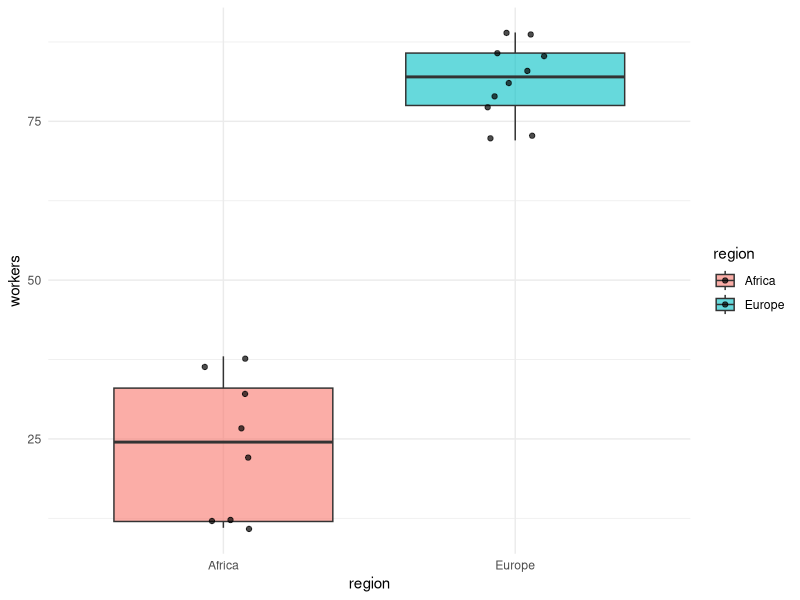
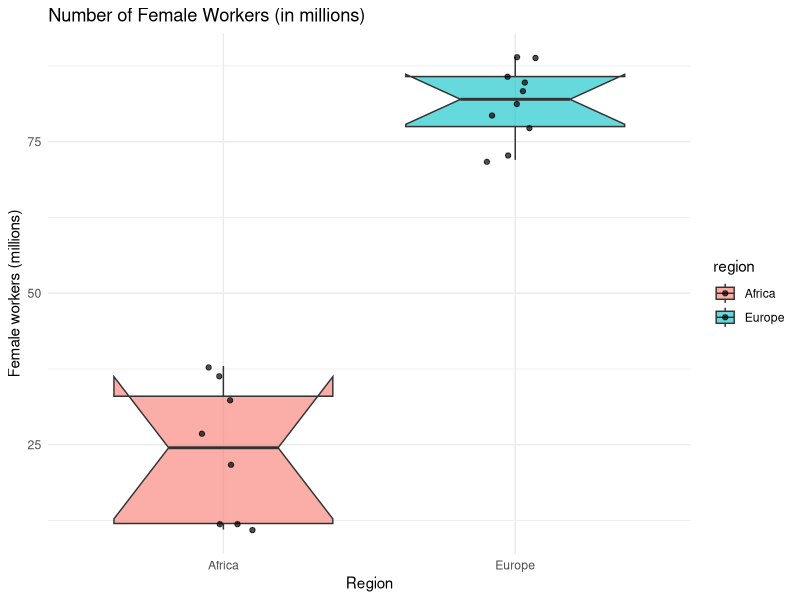
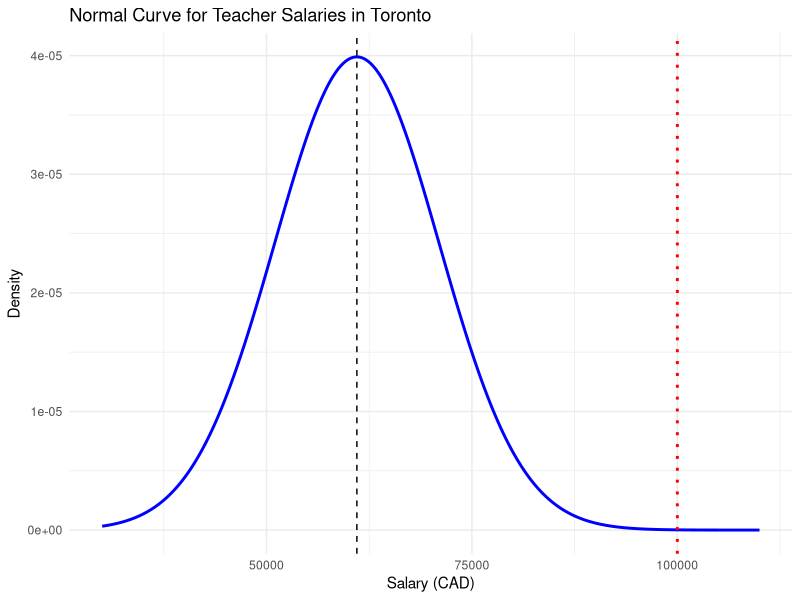
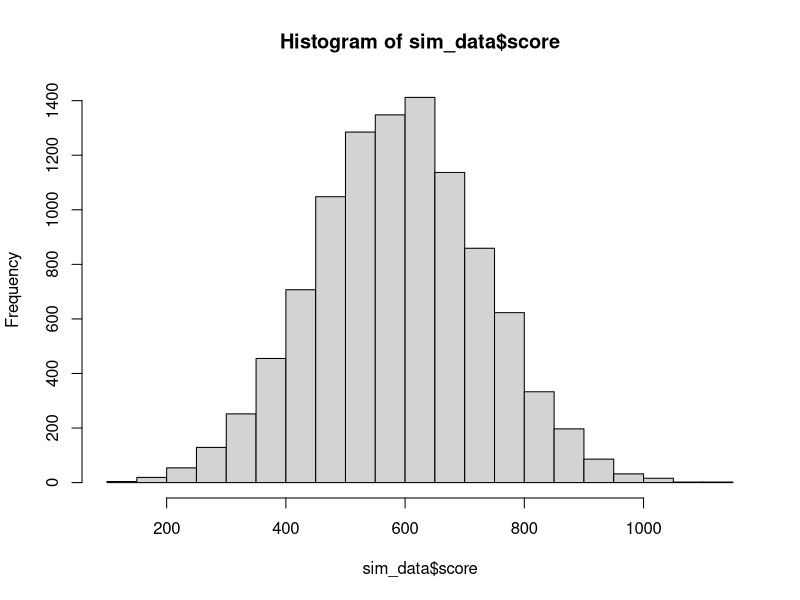
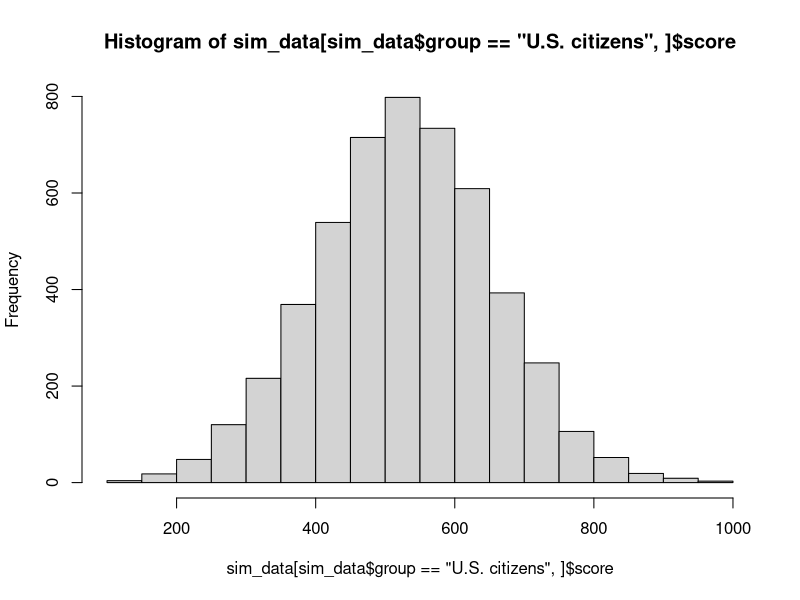
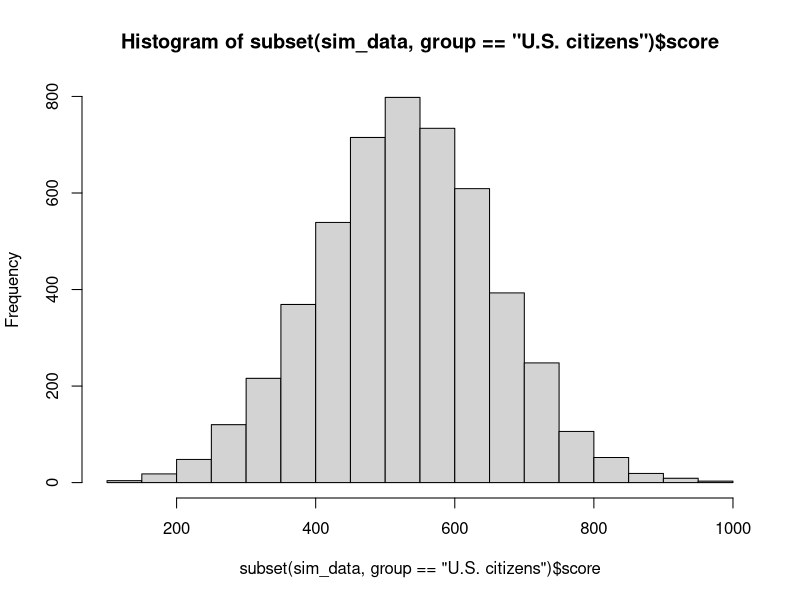
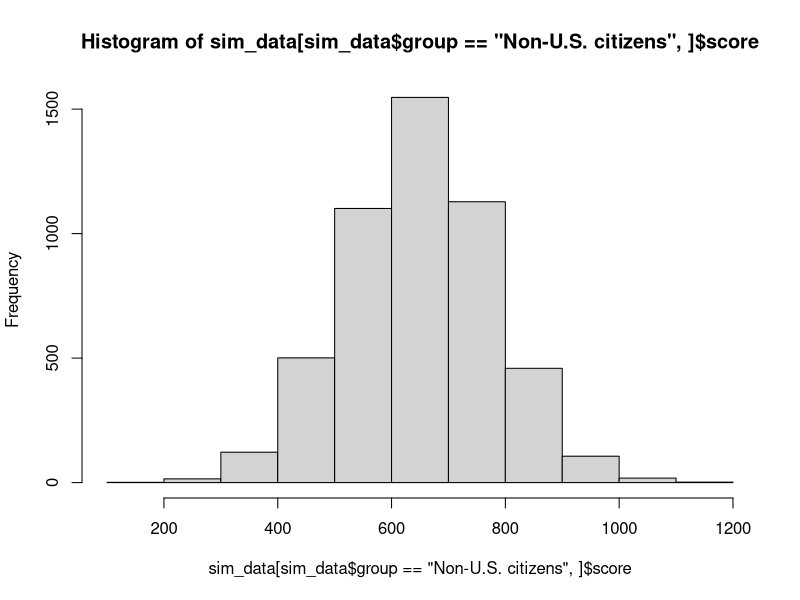
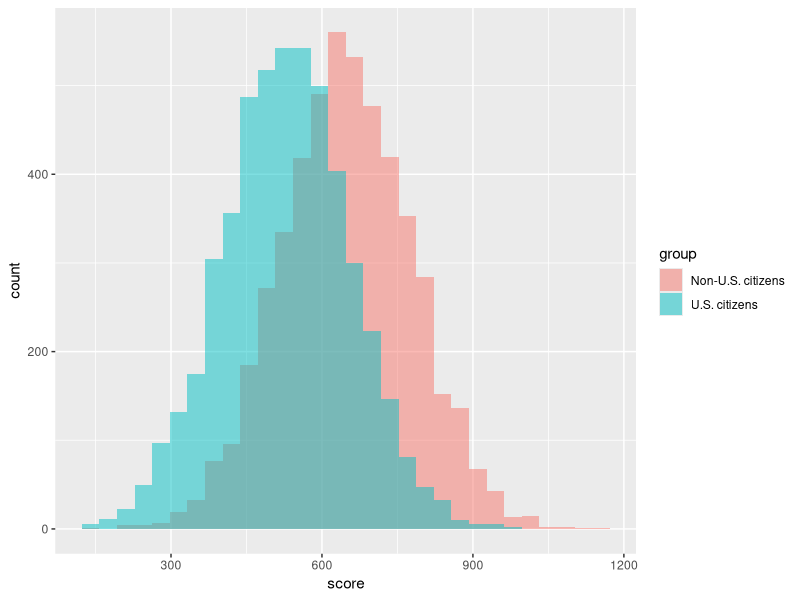

Reproduce these figures in R, in order.
##### General comment:
### I won't go over the basics of ggplot in this class, but we use it for visualisation.
### If you already understand the basics of the current code, # but not the ggplot parts,
### here is an excellent introduction on how to use ggplot for data visualisation: https://r4ds.hadley.nz/data-visualize.html
### I will quickly go over this ggplot material in a future course

# solution from the quiz (in-class exercice)

dataset <- c(20, 40, 5, 15, 10, 25, 20, 35, 30)

mean(dataset)
median(dataset)
mode(dataset) # doesn't do that... check the help() function!
# try googling it! how to calculate a mode in R?
# we use a "estimate_mode" function later, that I got from ChatGPT

Mode <- function(x) {
  ux <- unique(x)
  ux[which.max(tabulate(match(x, ux)))]
}

Mode(dataset)

sd(dataset) # is this using n or n-1? what's the difference?

# what if I add an outlier? see last optional example below
# an exercice could be to edit the dataset including the outlier (75) and calculate the descriptives again

# Now, let's take the examples from the book, 3.22, 3.23 & 3.74

library(tidyverse) # for data handling (dplyr), the pipe operator, and plotting (ggplot2)

# to make sure you're using function from a given library, use dplyr::filter()

# ------------ 3.22 ------------
# A report published by a survey agency on the number of female workers (in millions) 
# in each country revealed the following data. 
#
# For Western Europe, the values were as follows: 
#   - Germany: 86 
#   - Norway: 89 
#   - France: 72 
#   - Ireland: 77 
#   - Finland: 81 
#   - Greece: 85 
#   - United Kingdom: 89 
#   - Belgium: 73 
#   - Italy: 79 
#   - Denmark: 83 
#
# For Africa, the values reported were as follows: 
#   - Congo: 32 
#   - Sudan: 12 
#   - Botswana: 11 
#   - Kenya: 36 
#   - Ghana: 22 
#   - Zimbabwe: 27 
#   - Madagascar: 12 
#   - Zambia: 38

# a) Calculate the mean for the two sets of nations. Which
# set of nations has a higher number of female workers?

# b) Find the standard deviation for the two sets of nations.
# Which set has a larger spread of scores and why?


# create a vector for both continents
# Western Europe data
europe <- c(Germany = 86, Norway = 89, France = 72, Ireland = 77, 
            Finland = 81, Greece = 85, UK = 89, Belgium = 73, 
            Italy = 79, Denmark = 83)

# Africa data
africa <- c(Congo = 32, Sudan = 12, Botswana = 11, Kenya = 36, 
            Ghana = 22, Zimbabwe = 27, Madagascar = 12, Zambia = 38)


# (a) Calculate the mean for each region
mean_europe <- mean(europe)
mean_africa <- mean(africa)


# equivalent to sum(europe)/length(europe)
mean_europe
mean_africa

# (b) Calculate the standard deviation for each region, if this is a sample
sd_europe <- sd(europe)
sd_africa <- sd(africa)

# equivalent to doing it 'by hand':
dev <- europe - mean(europe) # this would be the deviations from the mean (see how we have one value per country) -> print(dev)
ssd <- sum(dev^2) # sum of squares dev
variance <- ssd / (length(europe)-1) #n-1 if this is a sample
sqrt(variance)

sd_europe
sd_africa

# putting everything in a dataframe for visualization
df <- data.frame(
  region = c(rep("Europe", length(europe)), rep("Africa", length(africa))),
  country = c(names(europe), names(africa)),
  workers = c(europe, africa)
)

# Boxplot to compare distributions
ggplot(df, aes(x = region, y = workers, fill = region)) +
  geom_boxplot(alpha = 0.6) +
  geom_jitter(width = 0.1, alpha = 0.7) +   # add points for each country
  theme_minimal()

ggplot(df, aes(x = region, y = workers, fill = region)) +
  geom_boxplot(alpha = 0.6, notch = T) +
  geom_jitter(width = 0.1, alpha = 0.7) +   # add points for each country
  labs(title = "Number of Female Workers (in millions)",
       y = "Female workers (millions)",
       x = "Region") +
  theme_minimal()

# from the ?help of geom_boxplot:
# In a notched box plot, the notches extend 1.58 * IQR / sqrt(n). 
# This gives a roughly 95% confidence interval for comparing medians. See McGill et al. (1978) for more details. 

# it is interesting to note that this is different from using SD.

# ------------ 3.23 ------------
# A report indicates that teacher’s total annual pay
# (including bonuses) in Toronto, Ontario, has a mean of
# $61,000 and standard deviation of $10,000 (Canadian dollars).
# Suppose the distribution has approximately a bell shape.

# (a) Give an interval of values that contains about (i) 68%,
# (ii) 95%, (iii) or nearly all salaries

# (b) Would a salary of $100,000 be unusual? Why?

# we do not know what the total population is, so we will use mean and sd only to calculate intervals with the Empirical Rule.

# Parameters
mean_salary <- 61000   # mean annual pay
sd_salary   <- 10000   # standard deviation

# About 68% of the data fall within 1 standard deviation of the mean
interval_68 <- c(mean_salary - 1*sd_salary,
                 mean_salary + 1*sd_salary)

# About 95% of the data fall within 2 standard deviations of the mean
interval_95 <- c(mean_salary - 2*sd_salary,
                 mean_salary + 2*sd_salary)

# About 99.7% (all or nearly all) fall within 3 standard deviations of the mean
interval_997 <- c(mean_salary - 3*sd_salary,
                  mean_salary + 3*sd_salary)

interval_68
interval_95
interval_997

# we could already answer the question based on our confidence intervals
salary_check <- 100000

# Calculate how many SDs away from the mean (the z-score)
z_score <- (salary_check - mean_salary) / sd_salary
z_score

# what do think? how unusual?

# ------------------------------------------
# Optional visualization
# ------------------------------------------

set.seed(123)  # for reproducibility

# Create a grid of salary values to plot the normal curve
salaries <- seq(30000, 110000, by = 100)
density_vals <- dnorm(salaries, mean = mean_salary, sd = sd_salary)

df <- data.frame(salary = salaries, density = density_vals)

ggplot(df, aes(x = salary, y = density)) +
  geom_line(color = "blue", size = 1) +
  geom_vline(xintercept = mean_salary, color = "black", linetype = "dashed") +
  geom_vline(xintercept = salary_check, color = "red", linetype = "dotted", size = 1) +
  labs(title = "Normal Curve for Teacher Salaries in Toronto",
       x = "Salary (CAD)",
       y = "Density") +
  theme_minimal()


# ------------ 3.74 ------------

set.seed(123)  # for reproducibility

# Parameters
n <- 5000  # sample size for simulation
us_mean <- 529
us_sd   <- 127
nonus_mean <- 649
nonus_sd   <- 129

# Create a data frame of simulated GRE scores for U.S. and Non-U.S. citizens
sim_data <- data.frame(
  # Combine simulated scores for both groups into one long vector
  score = c(rnorm(n, mean = us_mean, sd = us_sd),        # simulate U.S. scores
            rnorm(n, mean = nonus_mean, sd = nonus_sd)), # simulate Non-U.S. scores
  
  # Create a group label (repeats "U.S. citizens" n times, then "Non-U.S. citizens" n times)
  group = rep(c("U.S. citizens", "Non-U.S. citizens"), each = n)
)

# Look at the raw simulated score values
sim_data$score

# Plot a histogram of ALL scores together (ignores grouping)
hist(sim_data$score)

# Extract only the rows where group == "U.S. citizens"
sim_data[sim_data$group == "U.S. citizens",]

# Equivalent way to do the same thing using the subset() function
subset(sim_data, group == "U.S. citizens")

# Extract just the GRE score column for U.S. citizens
sim_data[sim_data$group == "U.S. citizens",]$score

# Equivalent using subset()
subset(sim_data, group == "U.S. citizens")$score

# Histogram of GRE scores only for U.S. citizens
hist(sim_data[sim_data$group == "U.S. citizens",]$score)

# Equivalent histogram using subset()
hist(subset(sim_data, group == "U.S. citizens")$score)

# Histogram of GRE scores only for Non-U.S. citizens
hist(sim_data[sim_data$group == "Non-U.S. citizens",]$score)

# --- Using ggplot2 for cleaner visualization ---

# Overlay histograms of the two groups (transparent so they overlap)
ggplot(sim_data, aes(x = score, fill = group)) +
  geom_histogram(alpha = 0.5, position = "identity")

# Place the histograms side by side instead of overlapping, what do you think?
ggplot(sim_data, aes(x = score, fill = group)) +
  geom_histogram(alpha = 0.5, position = "dodge")

library(viridis) # color scale
ggplot(sim_data, aes(x = score, fill = group)) +
  geom_histogram(alpha = 0.5, position = "identity")+
  # Add mean line for U.S. citizens
  geom_vline(xintercept = us_mean, linetype = "dashed", size = 1, color = viridis(2)[2]) + # could also use color = "red" for example
  # Add mean line for Non-U.S. citizens
  geom_vline(xintercept = nonus_mean, linetype = "dashed", size = 1, color = viridis(2)[1])

# density plot with labels, theme and color scale
ggplot(sim_data, aes(x = score, fill = group)) +
  geom_density(alpha = 0.5) +
  scale_fill_viridis(discrete = T)+
  labs(title = "Simulated GRE Quantitative Distributions",
       x = "GRE Quantitative Score",
       y = "Density",
       fill = "Group") +
  theme_minimal()

# ------------ (optional) Mean vs Median vs Mode ------------
# This section was initially written by ChatGPT and reviewed by Camille F.

# Helper: estimate the mode for *continuous* data using the peak of a kernel density -> there are other ways of calculating the mode of a distribution, especially for bimodal examples
estimate_mode <- function(x) {
  d <- density(x, na.rm = TRUE)
  d$x[which.max(d$y)]
}

# 1) Build the three datasets
n <- 1000 # nb of rows (observations)

# also try with smaller n
# n <- 100

# Symmetric normal
x_sym <- rnorm(n, mean = 50, sd = 10)

# Right-skewed: log-normal-ish (exponentiate a normal)
x_skew <- rlnorm(n, meanlog = log(40), sdlog = 0.4)

# Bimodal: mixture of two normals
x_bi <- c(rnorm(n/2, mean = 40, sd = 6),
          rnorm(n/2, mean = 70, sd = 6))

# Put them in one long tibble, with a label for each scenario
# note: here tibble is equivalent to data.frame()
df <- bind_rows(
  tibble(value = x_sym,  scenario = "Symmetric (Normal)"),
  tibble(value = x_skew, scenario = "Right-skewed"),
  tibble(value = x_bi,   scenario = "Bimodal")
)

# equivalent to a more common form: 
# df1 <- data.frame(value = x_sym,  scenario = "Symmetric (Normal)")
# df2 <- data.frame(value = x_skew,  scenario = "Right-skewed")
# df3 <- data.frame(value = x_bi,  scenario = "Bimodal")
# df <- rbind(df1, df2, df3)

# 2) Compute mean, median, mode per scenario
# this code here is using dplyr, we can spend some time explaining how it works if we have the time
stats <- df %>%
  group_by(scenario) %>%
  summarize(
    mean   = mean(value),
    median = median(value),
    mode   = estimate_mode(value),     # density-based mode estimate
  ) %>%
  pivot_longer(cols = c(mean, median, mode),
               names_to = "stat", values_to = "value")

# We'll order the legend nicely
stats$stat <- factor(stats$stat, levels = c("mean", "median", "mode")) # factors can be useful to treat categorical data

# 3) Plot: histogram + density + vertical lines for mean/median/mode
# explain different steps of the graph if we have time, otherwise ggplot explanation next week?
ggplot(df, aes(x = value)) +
  geom_histogram(aes(y = after_stat(density)), bins = 30, alpha = 0.35) +
  geom_density(linewidth = 1) +
  # Draw the three reference lines from the stats table (enables a clean legend)
  geom_vline(data = stats,
             aes(xintercept = value, color = stat),
             linewidth = 1, linetype = "dashed") +
  scale_color_manual(values = c(mean = "#1f77b4", median = "#2ca02c", mode = "#d62728"),
                     name = "Statistic",
                     labels = c("Mean", "Median", "Mode (estimated)")) +
  facet_wrap(~ scenario, scales = "free", ncol = 1) +
  labs(title = "Mean vs Median vs Mode across different shapes",
       x = "Value", y = "Density") +
  theme_minimal(base_size = 12)

# 4) (Optional) Print the numeric summaries for discussion
stats %>%
  pivot_wider(names_from = stat, values_from = value) %>% # opposite of pivot_longer
  arrange(scenario) %>%
  print(n = Inf)


# ------------ (optional) Mean vs Median vs Mode, impact of outliers ------------

# 1) Build the three datasets
# n <- 1000 # nb of rows (observations)

# also try with smaller n
n <- 100

# Symmetric normal
x_sym <- rnorm(n, mean = 50, sd = 10)

# Right-skewed: log-normal-ish (exponentiate a normal)
x_skew <- rlnorm(n, meanlog = log(40), sdlog = 0.4)

# Bimodal: mixture of two normals
x_bi <- c(rnorm(n/2, mean = 40, sd = 6),
          rnorm(n/2, mean = 70, sd = 6))

# Put them in one long tibble, with a label for each scenario
# note: here tibble is equivalent to data.frame()

#### could run this variation here to look at the impact of outliers:
df <- bind_rows(
  tibble(value = x_sym,  scenario = "1. Symmetric (Normal)"),
  tibble(value = c(x_sym, 200), scenario = "2. One outlier"),
  tibble(value = c(x_sym, 150, 200, 500),   scenario = "3. Three larger outliers")
)

# 2) Compute mean, median, mode per scenario
# this code here is using dplyr, we can spend some time explaining how it works if we have the time
stats <- df %>%
  group_by(scenario) %>%
  summarize(
    mean   = mean(value),
    median = median(value),
    mode   = estimate_mode(value),     # density-based mode estimate
  ) %>%
  pivot_longer(cols = c(mean, median, mode),
               names_to = "stat", values_to = "value")

# We'll order the legend nicely
stats$stat <- factor(stats$stat, levels = c("mean", "median", "mode")) # factors can be useful to treat categorical data

# 3) Plot: histogram + density + vertical lines for mean/median/mode
# explain different steps of the graph if we have time, otherwise ggplot explanation next week?
ggplot(df, aes(x = value)) +
  geom_histogram(aes(y = after_stat(density)), bins = 30, alpha = 0.35) +
  geom_density(linewidth = 1) +
  # Draw the three reference lines from the stats table (enables a clean legend)
  geom_vline(data = stats,
             aes(xintercept = value, color = stat),
             linewidth = 1, linetype = "dashed") +
  scale_color_manual(values = c(mean = "#1f77b4", median = "#2ca02c", mode = "#d62728"),
                     name = "Statistic",
                     labels = c("Mean", "Median", "Mode (estimated)")) +
  facet_wrap(~ scenario, scales = "free", ncol = 1) +
  labs(title = "Mean vs Median vs Mode across different shapes",
       x = "Value", y = "Density") +
  xlim(10, 90)+
  theme_minimal(base_size = 12)

# 4) (Optional) Print the numeric summaries for discussion
stats %>%
  pivot_wider(names_from = stat, values_from = value) %>% # opposite of pivot_longer
  arrange(scenario) %>%
  print(n = Inf)

